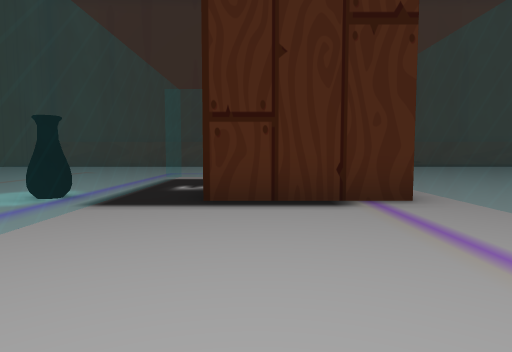
view 1 (above)

24 first-person views from a walk through a Unity game level. The camera is 1.4 m above the floor, tilts 4° down and sees 75° across. The floor is counted in squares, 2 m on a side. Each view is taken from the middle of a square. On the plan, view 1 faces up. The plan holds only what a view shows up to about 10 squares ahead; the rest is blank. The place goes on beyond the plan. The player is left out. Some animated figures are left out. Some surface patterns are stand-ins.

view 2
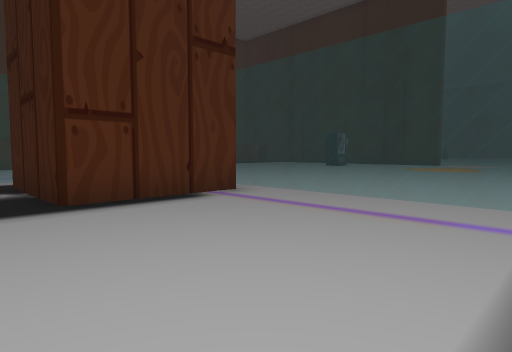

view 3
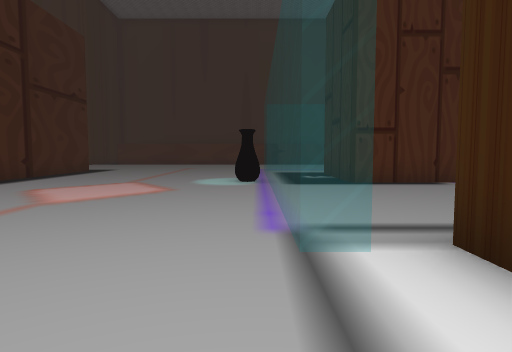

view 4
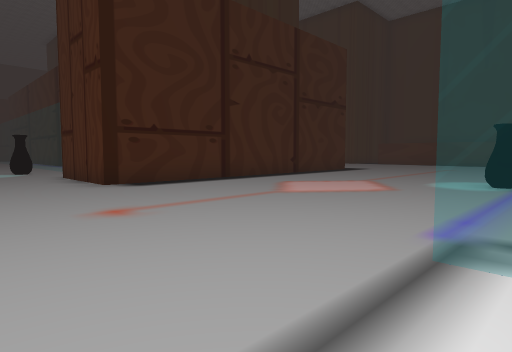

view 5
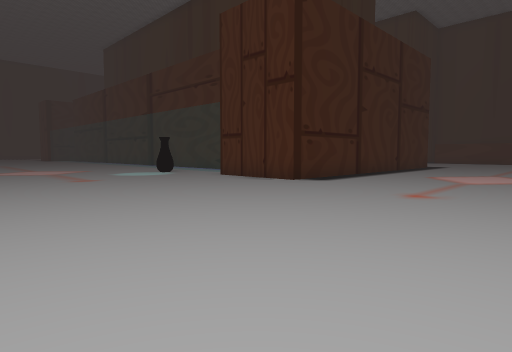

view 6
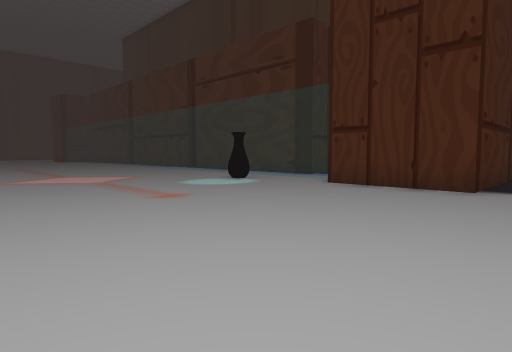

view 7
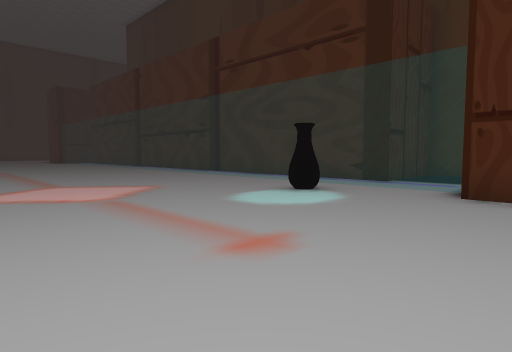

view 8
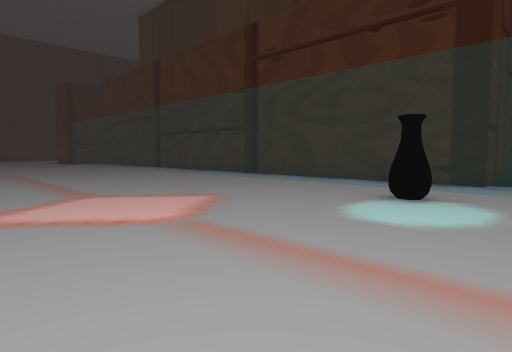

view 9
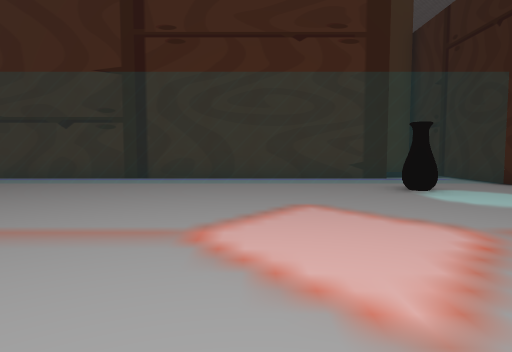

view 10
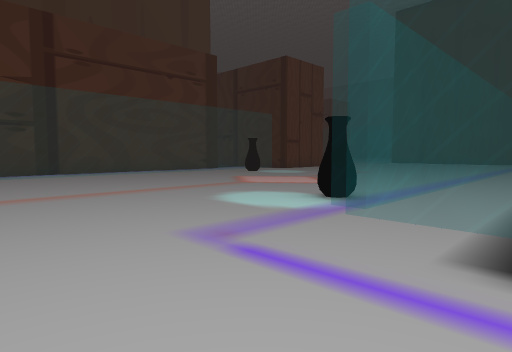

view 11
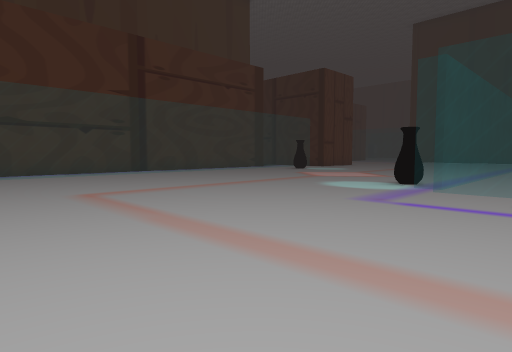

view 12
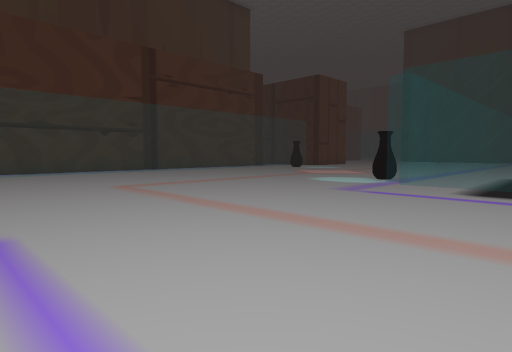

view 13
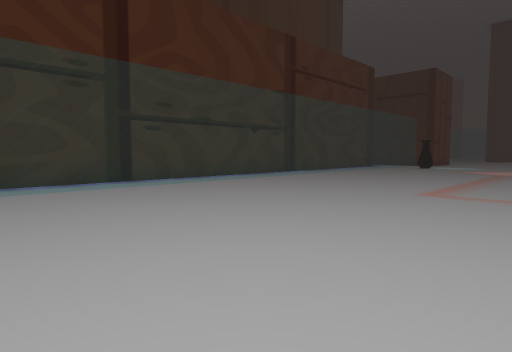

view 14
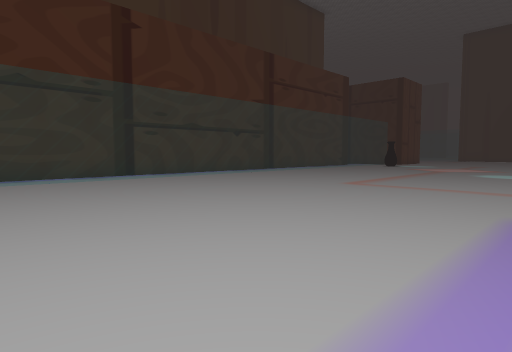

view 15
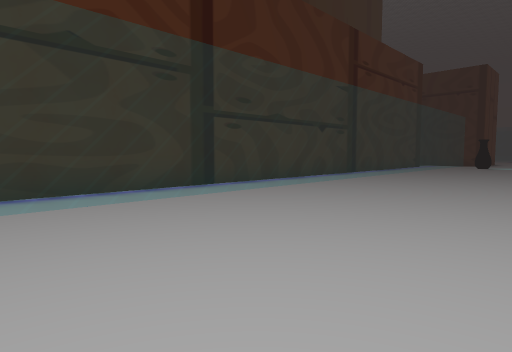

view 16
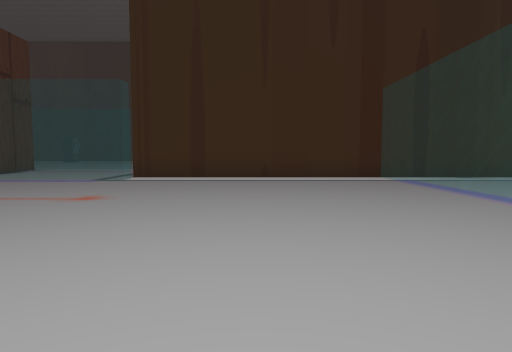

view 17
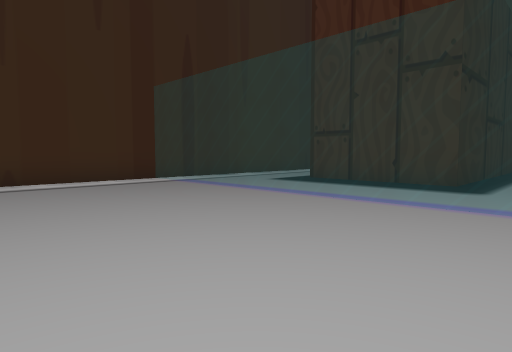

view 18
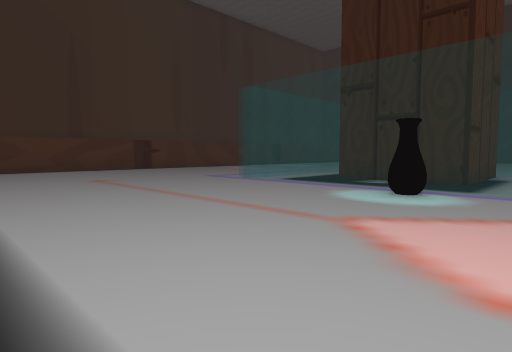

view 19
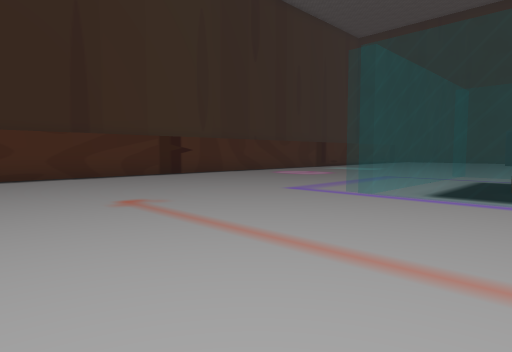

view 20
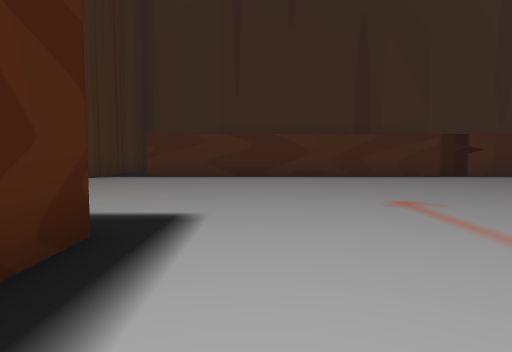

view 21
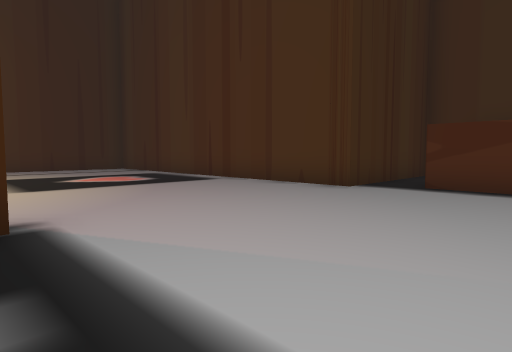

view 22
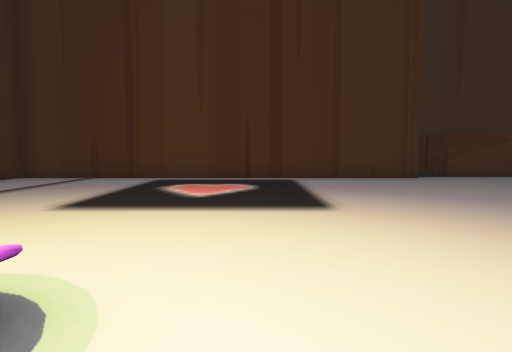

view 23
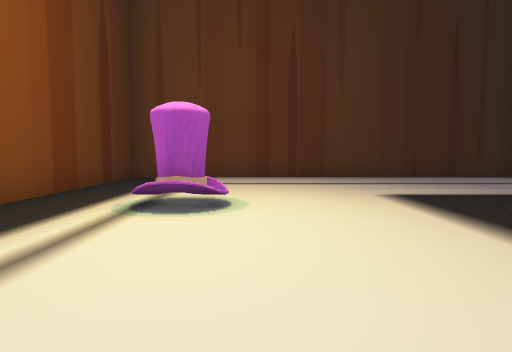

view 24
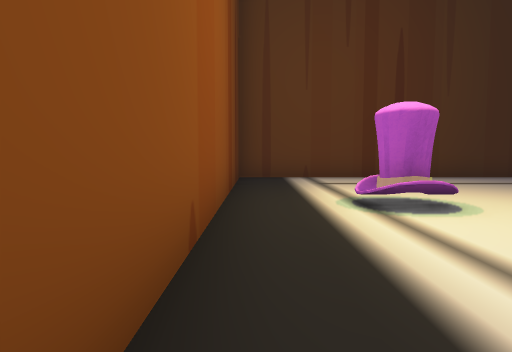

### Floor plan
Key: @ floor where view 1 was taken; # wall or solid block; . floor; = window, fence, low wall or low ledge; O other object.
Columns run from 32 left of view 1 to 9 right of it. Each row starts with its distance up from view 1.
 19                    #.
 18                    #.
 17         ############.############
 16         #.......................
 15         #......................
 14         #.......................
 13         #........................
 12         #.........................
 11         #..........................
 10         #..........#..........====== ...
  9         #..........   #......=.....=....
  8         #....OO...    #......=..#   ...
  7         #.........    #......=..#   ..
  6         #..........   #......=..# #=...
  5         ###########   #......O..###=....
  4                  ##.  #......=.....=.....
  3                  ##.###......=.....=......
  2  ##################.###......=.....=......
  1  ===================###......=.....=.....
  0 ....................###......=..@..
 -1 .................O.............#
 -2 ...............................#
 -3 ...............................#
 -4 ...............................#
 -5 ...............................#
 -6 ...............................#
 -7 .............O.................#
 -8 ............=========  =========
 -9     ........=......    .......##
-10     ........ ..        ....... #
-11     .....               #####  #

Where each view was taken, in squares from view 1:
view 1: 0 up, 0 right, facing up
view 2: 0 up, 2 left, facing up-right
view 3: 3 down, 3 left, facing up
view 4: 3 down, 2 left, facing up-left
view 5: 7 down, 4 left, facing up-left
view 6: 7 down, 8 left, facing up-left
view 7: 6 down, 11 left, facing up-left
view 8: 6 down, 13 left, facing up-left
view 9: 7 down, 18 left, facing up
view 10: 10 down, 24 left, facing up-right
view 11: 10 down, 27 left, facing up-right
view 12: 11 down, 28 left, facing up-right
view 13: 6 down, 31 left, facing up-right
view 14: 8 down, 32 left, facing up-right
view 15: 4 down, 32 left, facing up-right
view 16: 4 down, 11 left, facing right
view 17: 3 down, 10 left, facing down-right
view 18: 3 up, 9 left, facing up-right
view 19: 7 up, 8 left, facing up-right
view 20: 7 up, 8 left, facing up
view 21: 10 up, 9 left, facing up-left
view 22: 7 up, 17 left, facing up
view 23: 9 up, 14 left, facing left
view 24: 6 up, 14 left, facing left
